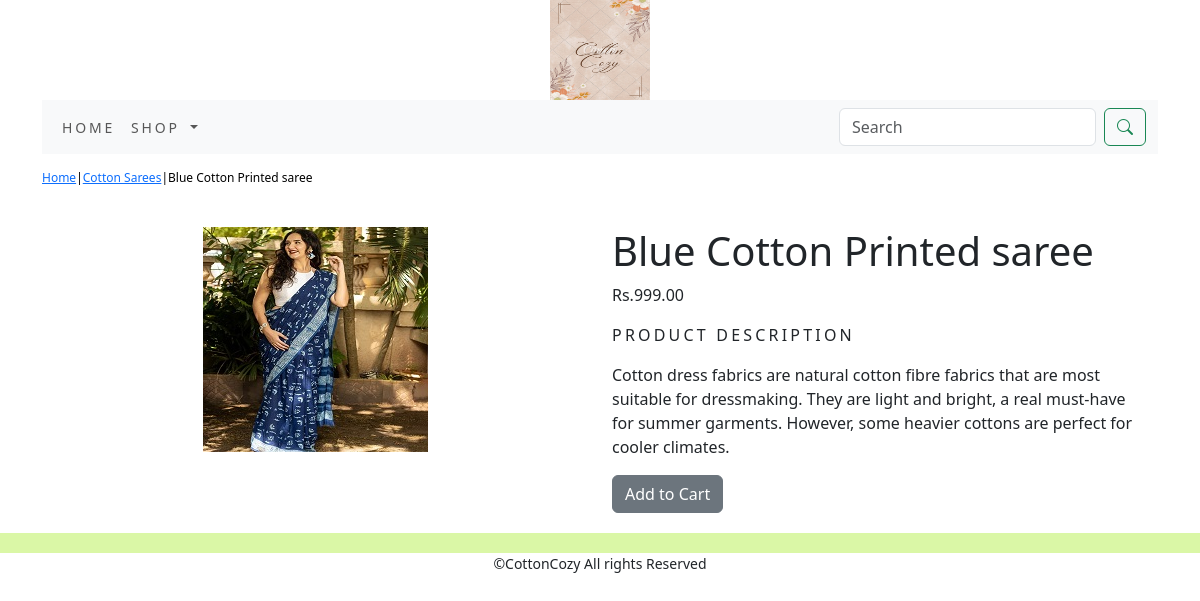
The page /shop/cotton-sarees/blue-cotton-printed-saree/ on the database its author committed.
### shopapp/models.py (models this page shows, shortened)
class Product(models.Model):
    name = models.CharField(max_length=250, unique=True)
    slug = models.SlugField(max_length=250, unique=True)
    desc = models.TextField(blank=True)
    price=models.DecimalField(max_digits=10,decimal_places=2)
    category=models.ForeignKey(Category,on_delete=models.CASCADE)
    image=models.ImageField(upload_to='product',blank=True)
    stock=models.IntegerField()
    available=models.BooleanField(default=True)
    created=models.DateTimeField(auto_now_add=True)
    updated=models.DateTimeField(auto_now=True)
    class Meta:
        ordering = ('name',)
        verbose_name = 'product'
        verbose_name_plural = 'products'

class Category(models.Model):
    name=models.CharField(max_length=250,unique=True)
    slug=models.SlugField(max_length=250,unique=True)
    desc=models.TextField(blank=True)
    image=models.ImageField(upload_to='category',blank=True)
    class Meta:
        ordering=('name',)
        verbose_name='category'
        verbose_name_plural='categories'
    def get_url(self):
        return reverse('shopapp:products_by_category',args=[self.slug])
    def __str__(self):
        return '{}'.format(self.name)

### shopapp/views.py (the view)
# urls.py: path('<slug:c_slug>/<slug:product_slug>/',views.ProDetail,name='ProCatDetail')
def ProDetail(request, c_slug, product_slug, category__slug=None):
    try:
        product=Product.objects.get(category__slug=c_slug,slug=product_slug)
    except Exception as e:
        raise e
    return render(request,'product.html',{'product':product})

### cartapp/context_processors.py (called while the page is built)
def counter(request):
    item_count=0
    if 'admin' in request.path:
        return{}
    else:
        try:
            cart=Cart.objects.filter(cart_id=_cart_id(request))
            cart_items=CartItem.objects.all().filter(cart=cart[:1])
            for cart_item in cart_items:
                item_count += cart_item.quantity
        except Cart.DoesNotExist:
            item_count=0
    return dict(item_count=item_count)

### cartapp/views.py (called while the page is built)
def _cart_id(request):
    cart=request.session.session_key
    if not cart:
        cart=request.session.create()
    return cart

### shopapp/context_processors.py (called while the page is built)
def menu_links(request):
    links=Category.objects.all()
    return dict(links=links)

### templates/product.html (shortened to what this page needs)
{% extends 'base.html' %}
{% load static %}
{% block content %}
<div class="row my_prod_row_class">
  <div class="mx_auto">
    <p><a href="{% url 'shopapp:allProdCat' %}">Home</a>|<a href="{{product.category.get_url}}">{{product.category}}</a>|{{product.name}}</p>
  </div>
<div class="container">
<br>
<div class="row">
  <div class="col-12 col-sm-12 col-md-12 col-lg-6 text-center">
    <div style="min-width:18rem">
      <img src="{{product.image.url}}" alt="{{product.name}}">
    </div>
  </div>
  <div class="col-12 col-sm-12 col-md-12 col-lg-6">
    <div>
      <h1 class="my_prod-title">{{product.name}}</h1>
      <p>Rs.{{product.price}}</p>
      <p class="my_title">Product Description</p>
      <p class="text-justify my_prod_text">{{product.desc}}</p>
    {% if product.stock <= 0 %}
    <p class="text-justify my_prod-text"><b>Out of stock</b></p>
    {% else %}
    <a  class="btn btn-secondary" href="{% url 'cartapp:add_cart' product.id %}">Add to Cart</a>
    {% endif %}
  </div>
</div>
  </div>
   </div>
  </div>
{% endblock %}

### static/css/custom.css (style rules this page uses)
body { font-family: 'Geologica', sans-serif; }
.my_title { font-size:16px; text-transform:uppercase; letter-spacing:.2em; }
.my_prod_row_class { padding-top:15px; padding-bottom:20px; }
.my_prod_row_class .mx_auto { color:#000; font-size:12px; text-decoration:none; }
.my_prod_text { padding-right:20px; }

### rows shown on the page
Product: category "Cotton Sarees", name "Blue Cotton Printed saree", image (picture), price "999.00", desc "Cotton dress fabrics are natural cotton fibre fabrics that are most suitable for dressmaking. They are light and bright, a real must-have for summer garments. However, some heavier cottons are perfect for cooler climates."
